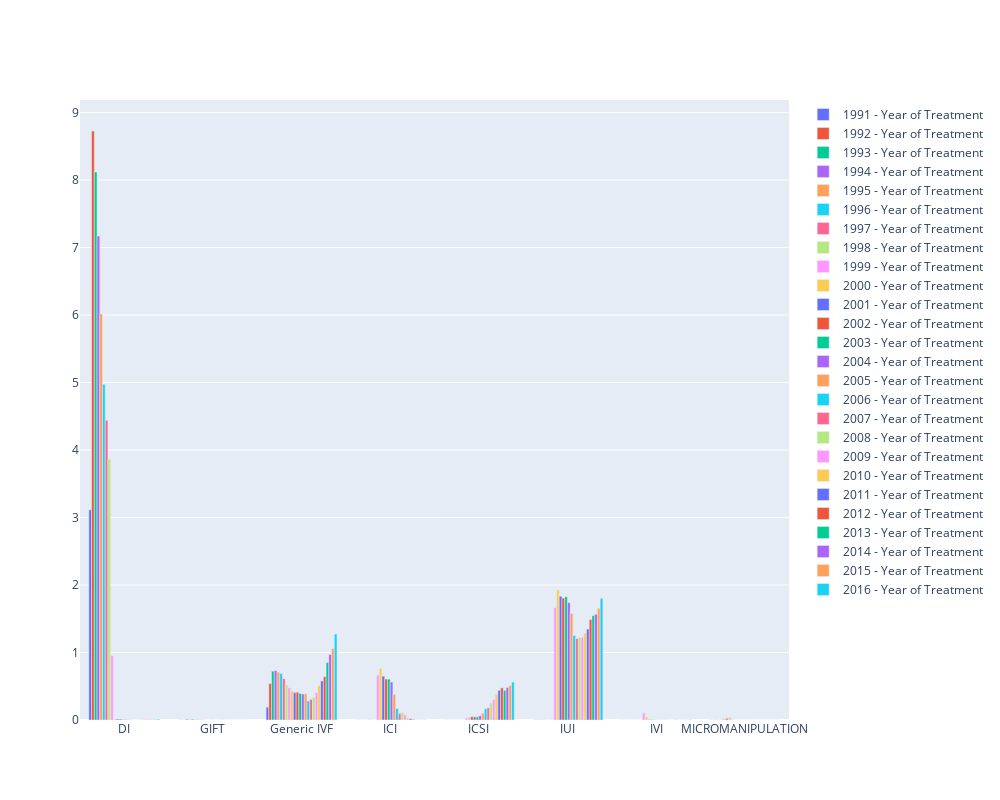

The notebook cell saved with this chart:
### Code cell
groups = ['Year of Treatment']
          
fig = make_subplots(rows=len(groups), cols=1, shared_xaxes=True)
g_count = 0
for gg in groups:
    g_count+=1
    g = final_df[final_df['Infertility'] == 'Sperm Donor'].groupby(['Fertilisation treatment category', gg]).size()
    data = cal_pct(g)
    graph_data = compare_bar(gg, data, [1991, 1992, 1993, 1994, 1995, 1996, 1997, 1998, 1999, 2000, 2001, 2002, 2003, 2004, 2005, 2006, 2007, 2008, 2009, 2010, 2011, 2012, 2013, 2014, 2015, 2016], True)
    for i in range(0,len(graph_data)):
        fig.append_trace(graph_data[i], g_count, 1)
    # Change the bar mode

fig['layout'].update(height=800, width=1000)
fig.show()

### Figure 1 — Plotly figure (JSON) as saved in the notebook; plotly's stock layout.template omitted (floating-point values rounded to 4 significant figures)
{"data": [{"name": "1991 - Year of Treatment", "type": "bar", "x": ["DI", "GIFT", "Generic IVF", "ICI", "ICSI", "IUI", "IVI", "MICROMANIPULATION"], "xaxis": "x", "y": [3.114, 0.0006699, 0.1906, 0, 0, 0.0003349, 0, 0.0006699], "yaxis": "y"}, {"name": "1992 - Year of Treatment", "type": "bar", "x": ["DI", "GIFT", "Generic IVF", "ICI", "ICSI", "IUI", "IVI", "MICROMANIPULATION"], "xaxis": "x", "y": [8.727, 0.00134, 0.5386, 0, 0, 0.00268, 0, 0.00201], "yaxis": "y"}, {"name": "1993 - Year of Treatment", "type": "bar", "x": ["DI", "GIFT", "Generic IVF", "ICI", "ICSI", "IUI", "IVI", "MICROMANIPULATION"], "xaxis": "x", "y": [8.12, 0.00134, 0.7238, 0, 0, 0.00268, 0, 0.003014], "yaxis": "y"}, {"name": "1994 - Year of Treatment", "type": "bar", "x": ["DI", "GIFT", "Generic IVF", "ICI", "ICSI", "IUI", "IVI", "MICROMANIPULATION"], "xaxis": "x", "y": [7.172, 0.01239, 0.7318, 0.0006699, 0, 0.003349, 0, 0.001005], "yaxis": "y"}, {"name": "1995 - Year of Treatment", "type": "bar", "x": ["DI", "GIFT", "Generic IVF", "ICI", "ICSI", "IUI", "IVI", "MICROMANIPULATION"], "xaxis": "x", "y": [6.016, 0.006029, 0.7097, 0, 0, 0.003684, 0.0006699, 0.004019], "yaxis": "y"}, {"name": "1996 - Year of Treatment", "type": "bar", "x": ["DI", "GIFT", "Generic IVF", "ICI", "ICSI", "IUI", "IVI", "MICROMANIPULATION"], "xaxis": "x", "y": [4.973, 0.0144, 0.6893, 0.00201, 0, 0.0006699, 0.0003349, 0.01105], "yaxis": "y"}, {"name": "1997 - Year of Treatment", "type": "bar", "x": ["DI", "GIFT", "Generic IVF", "ICI", "ICSI", "IUI", "IVI", "MICROMANIPULATION"], "xaxis": "x", "y": [4.44, 0.006029, 0.6113, 0.0006699, 0, 0.001675, 0.0003349, 0.02747], "yaxis": "y"}, {"name": "1998 - Year of Treatment", "type": "bar", "x": ["DI", "GIFT", "Generic IVF", "ICI", "ICSI", "IUI", "IVI", "MICROMANIPULATION"], "xaxis": "x", "y": [3.863, 0.009378, 0.5215, 0, 0, 0.004019, 0.0006699, 0.04086], "yaxis": "y"}, {"name": "1999 - Year of Treatment", "type": "bar", "x": ["DI", "GIFT", "Generic IVF", "ICI", "ICSI", "IUI", "IVI", "MICROMANIPULATION"], "xaxis": "x", "y": [0.9526, 0.007369, 0.4773, 0.6652, 0.03081, 1.665, 0.1045, 0.009043], "yaxis": "y"}, {"name": "2000 - Year of Treatment", "type": "bar", "x": ["DI", "GIFT", "Generic IVF", "ICI", "ICSI", "IUI", "IVI", "MICROMANIPULATION"], "xaxis": "x", "y": [0.01507, 0.006029, 0.4301, 0.7667, 0.04388, 1.929, 0.04589, 0.0003349], "yaxis": "y"}, {"name": "2001 - Year of Treatment", "type": "bar", "x": ["DI", "GIFT", "Generic IVF", "ICI", "ICSI", "IUI", "IVI", "MICROMANIPULATION"], "xaxis": "x", "y": [0.01507, 0.0006699, 0.4063, 0.6494, 0.04689, 1.833, 0.007369, 0.0003349], "yaxis": "y"}, {"name": "2002 - Year of Treatment", "type": "bar", "x": ["DI", "GIFT", "Generic IVF", "ICI", "ICSI", "IUI", "IVI", "MICROMANIPULATION"], "xaxis": "x", "y": [0.01407, 0, 0.412, 0.6066, 0.04756, 1.806, 0.004354, 0], "yaxis": "y"}, {"name": "2003 - Year of Treatment", "type": "bar", "x": ["DI", "GIFT", "Generic IVF", "ICI", "ICSI", "IUI", "IVI", "MICROMANIPULATION"], "xaxis": "x", "y": [0.009378, 0.001005, 0.3946, 0.6059, 0.04622, 1.825, 0.004019, 0.0003349], "yaxis": "y"}, {"name": "2004 - Year of Treatment", "type": "bar", "x": ["DI", "GIFT", "Generic IVF", "ICI", "ICSI", "IUI", "IVI", "MICROMANIPULATION"], "xaxis": "x", "y": [0.005694, 0, 0.3859, 0.5627, 0.0623, 1.74, 0.002345, 0], "yaxis": "y"}, {"name": "2005 - Year of Treatment", "type": "bar", "x": ["DI", "GIFT", "Generic IVF", "ICI", "ICSI", "IUI", "IVI", "MICROMANIPULATION"], "xaxis": "x", "y": [0.005024, 0, 0.3869, 0.3798, 0.09981, 1.58, 0.00201, 0.0003349], "yaxis": "y"}, {"name": "2006 - Year of Treatment", "type": "bar", "x": ["DI", "GIFT", "Generic IVF", "ICI", "ICSI", "IUI", "IVI", "MICROMANIPULATION"], "xaxis": "x", "y": [0.001675, 0.0003349, 0.282, 0.1698, 0.1671, 1.251, 0.00201, 0], "yaxis": "y"}, {"name": "2007 - Year of Treatment", "type": "bar", "x": ["DI", "GIFT", "Generic IVF", "ICI", "ICSI", "IUI", "IVI", "MICROMANIPULATION"], "xaxis": "x", "y": [0, 0.00134, 0.3065, 0.0978, 0.1809, 1.206, 0.001005, 0], "yaxis": "y"}, {"name": "2008 - Year of Treatment", "type": "bar", "x": ["DI", "GIFT", "Generic IVF", "ICI", "ICSI", "IUI", "IVI", "MICROMANIPULATION"], "xaxis": "x", "y": [0.001005, 0.0003349, 0.3376, 0.1109, 0.2525, 1.227, 0.0003349, 0], "yaxis": "y"}, {"name": "2009 - Year of Treatment", "type": "bar", "x": ["DI", "GIFT", "Generic IVF", "ICI", "ICSI", "IUI", "IVI", "MICROMANIPULATION"], "xaxis": "x", "y": [0.00268, 0, 0.409, 0.0757, 0.3058, 1.226, 0.0003349, 0], "yaxis": "y"}, {"name": "2010 - Year of Treatment", "type": "bar", "x": ["DI", "GIFT", "Generic IVF", "ICI", "ICSI", "IUI", "IVI", "MICROMANIPULATION"], "xaxis": "x", "y": [0.001675, 0.0003349, 0.5121, 0.03115, 0.3771, 1.288, 0.00134, 0], "yaxis": "y"}, {"name": "2011 - Year of Treatment", "type": "bar", "x": ["DI", "GIFT", "Generic IVF", "ICI", "ICSI", "IUI", "IVI", "MICROMANIPULATION"], "xaxis": "x", "y": [0.003684, 0, 0.5791, 0.01976, 0.4394, 1.348, 0.002345, 0], "yaxis": "y"}, {"name": "2012 - Year of Treatment", "type": "bar", "x": ["DI", "GIFT", "Generic IVF", "ICI", "ICSI", "IUI", "IVI", "MICROMANIPULATION"], "xaxis": "x", "y": [0.003014, 0, 0.6421, 0.008373, 0.4759, 1.488, 0.0003349, 0], "yaxis": "y"}, {"name": "2013 - Year of Treatment", "type": "bar", "x": ["DI", "GIFT", "Generic IVF", "ICI", "ICSI", "IUI", "IVI", "MICROMANIPULATION"], "xaxis": "x", "y": [0.003014, 0, 0.8507, 0.00134, 0.4381, 1.546, 0.0003349, 0], "yaxis": "y"}, {"name": "2014 - Year of Treatment", "type": "bar", "x": ["DI", "GIFT", "Generic IVF", "ICI", "ICSI", "IUI", "IVI", "MICROMANIPULATION"], "xaxis": "x", "y": [0.003014, 0, 0.9713, 0.001005, 0.481, 1.567, 0.0006699, 0], "yaxis": "y"}, {"name": "2015 - Year of Treatment", "type": "bar", "x": ["DI", "GIFT", "Generic IVF", "ICI", "ICSI", "IUI", "IVI", "MICROMANIPULATION"], "xaxis": "x", "y": [0.008708, 0, 1.059, 0.0003349, 0.5101, 1.654, 0.001005, 0], "yaxis": "y"}, {"name": "2016 - Year of Treatment", "type": "bar", "x": ["DI", "GIFT", "Generic IVF", "ICI", "ICSI", "IUI", "IVI", "MICROMANIPULATION"], "xaxis": "x", "y": [0.01273, 0, 1.274, 0.00201, 0.5624, 1.803, 0.004354, 0], "yaxis": "y"}], "layout": {"height": 800, "width": 1000, "xaxis": {"anchor": "y", "autorange": true, "domain": [0, 1], "range": [-0.5, 7.5], "type": "category"}, "yaxis": {"anchor": "x", "autorange": true, "domain": [0, 1], "range": [0, 9.187], "type": "linear"}}}
